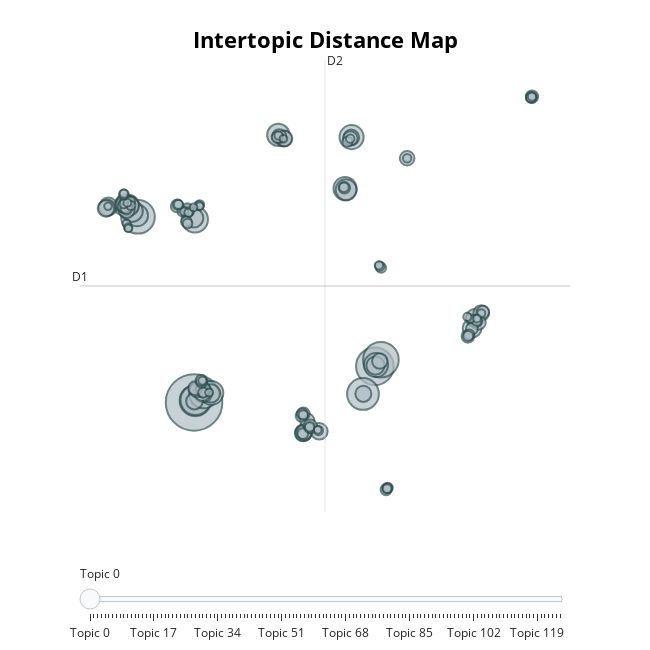

Notebook code cell kept with this figure:
### Markdown cell above
# Topic Visualization

### Code cell
topic_model.visualize_topics()
